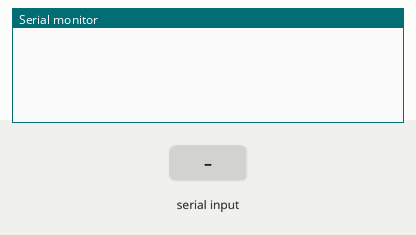
Simulated run of this sketch. Board: Arduino Mega 2560, built with avr-gcc and run on an emulated ATmega2560. On the bench: the last lines printed to the serial monitor. The inputs (shaded band) are chosen by the test bench.

Above: at 1.2 s.
1.3 s: "1" received over the second serial link
At 2.3 s:
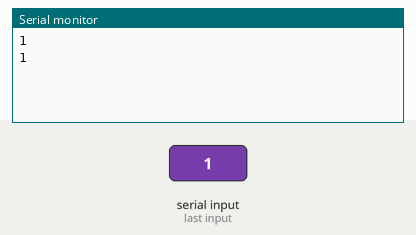
2.8 s: "0" received over the second serial link
At 3.4 s:
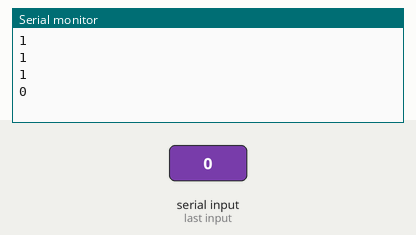
4.3 s: "2" received over the second serial link
At 5.7 s:
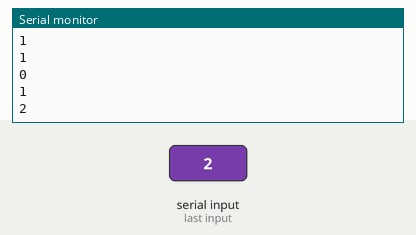
Timing chart, 0 to 7.3 s (numbered marks = the images above; inputs shaded):
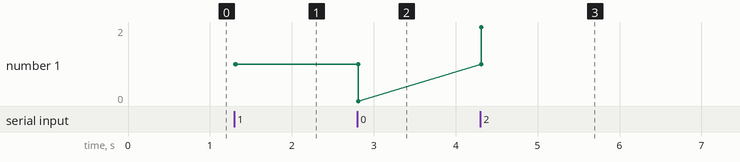

Measured:
- after the input at 1.3 s, the serial monitor: prints a new line at once (image 1)
- after the input at 2.8 s, the serial monitor: prints a new line at once (image 2)
- after the input at 4.3 s, the serial monitor: prints a new line at once (image 3)
- plotted number 1: 1 → 0 after the input at 2.8 s, 0 → 2 after the input at 4.3 s

The sketch:

RFD_Receive.ino
```cpp
// RFD Receive Example Code

#define RFDSerial Serial1
#define RFD_BAUD 38400  // This is the baud all of our RFDs communicate at. They can be changed to something else, but you have to make sure these always match up.

char packet[100]; // Make sure the size of this array is larger than your largest data string will be. In this case, 100 characters is the max.

void setup() {
  Serial.begin(9600);
  RFDSerial.begin(RFD_BAUD);
}

void loop() {
  if(RFDSerial.available()>0){                  // Checks for any incoming bytes
    delay(10);                                  // Bytes will be received one at a time unless you add a small delay so the buffer fills with your message
    int incomingBytes = RFDSerial.available();  // Checks number of total bytes to be read
    Serial.println(incomingBytes);              // Just for testing to see if delay is sufficient to receive all bytes.
    for(int i=0; i<incomingBytes; i++)
    {
      packet[i] = RFDSerial.read();             // Reads bytes one at a time and stores them in a character array.
    }
    Serial.println(packet);                     // prints whole character array
  }
}
```
